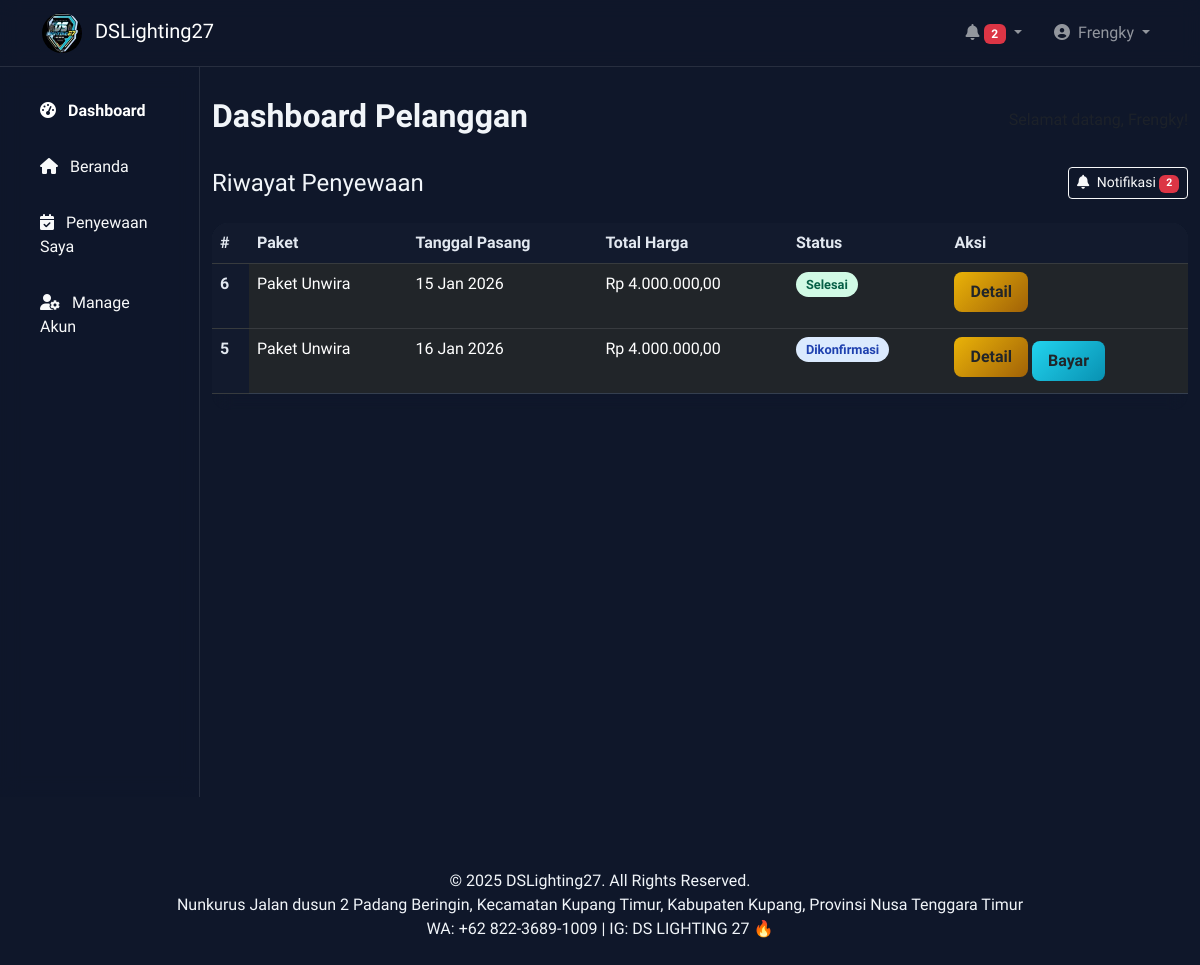
Screenshot of /dashboard/ (signed in) with the database file from the repository.
### core/models.py (models this page shows, shortened)
class Penyewaan(models.Model):
    STATUS_CHOICES = [
        ('pending', 'Pending'),
        ('confirmed', 'Dikonfirmasi'),
        ('cancelled', 'Dibatalkan'),
        ('completed', 'Selesai'),
    ]
    pelanggan = models.ForeignKey(Pelanggan, on_delete=models.CASCADE)
    paket = models.ForeignKey(Paket, on_delete=models.SET_NULL, null=True, blank=True)
    tgl_pasang = models.DateTimeField()
    tgl_kembali = models.DateTimeField()
    ongkos_kirim = models.DecimalField(max_digits=15, decimal_places=2, default=0)
    status = models.CharField(max_length=20, choices=STATUS_CHOICES, default='pending')
    catatan = models.TextField(blank=True, null=True)
    tanggal_dibuat = models.DateTimeField(auto_now_add=True)
    @property
    def total_harga(self):
        detail_total = self.detailpenyewaan_set.aggregate(
            total=Sum(models.F('jumlah') * models.F('harga_satuan'))
        )['total'] or 0
        return detail_total + self.ongkos_kirim
    class Meta:
        verbose_name = "Penyewaan"
        verbose_name_plural = "Penyewaan"
        indexes = [
            models.Index(fields=['tgl_pasang']),
            models.Index(fields=['status']),
            models.Index(fields=['pelanggan']),
            models.Index(fields=['tanggal_dibuat']),
        ]

class Paket(models.Model):
    nama = models.CharField(max_length=100)
    deskripsi = models.TextField()
    harga = models.DecimalField(max_digits=15, decimal_places=2)
    stok = models.PositiveIntegerField()
    gambar = models.ImageField(upload_to='paket_images/', blank=True, null=True)
    tanggal_dibuat = models.DateTimeField(auto_now_add=True)
    class Meta:
        verbose_name = "Paket"
        verbose_name_plural = "Paket"

### core/views.py (the view)
# urls.py: path('dashboard/', views.customer_dashboard, name='customer_dashboard'),
@login_required
def customer_dashboard(request):
    penyewaan_list = Penyewaan.objects.filter(pelanggan__user=request.user).order_by('-tanggal_dibuat')
    transaksi_dict = {}
    for penyewaan in penyewaan_list:
        try:
            transaksi = Transaksi.objects.get(penyewaan=penyewaan)
            transaksi_dict[penyewaan.id] = transaksi
        except Transaksi.DoesNotExist:
            transaksi_dict[penyewaan.id] = None
    return render(request, 'frontend/dashboard.html', {
        'penyewaan_list': penyewaan_list,
        'transaksi_dict': transaksi_dict
    })

### core/context_processors.py (called while the page is built)
def notifications_processor(request):
    unread_count = 0
    if request.user.is_authenticated:
        if request.user.is_staff:
            unread_count = Notifikasi.objects.filter(sudah_dibaca=False).count()
        else:
            unread_count = Notifikasi.objects.filter(
                user=request.user,
                sudah_dibaca=False
            ).count()
    else:
        pass
    return {
        'unread_notifications_count': unread_count
    }

### core/models.py (called while the page is built)
    @property
    def subtotal(self):
        return (self.jumlah or 0) * (self.harga_satuan or 0)

### core/templatetags/dict_extras.py (called while the page is built)
@register.filter
def get_item(dictionary, key):
    try:
        return dictionary.get(key)
    except:
        return None

### core/templates/frontend/dashboard.html (shortened to what this page needs)
{% load static %}
{% load humanize %}
{% load dict_extras %}
<!DOCTYPE html>
<html lang="id">
<head>
    <link href="https://cdn.jsdelivr.net/npm/bootstrap@5.3.0-alpha1/dist/css/bootstrap.min.css" rel="stylesheet">
    <link rel="stylesheet" href="https://cdnjs.cloudflare.com/ajax/libs/font-awesome/6.4.0/css/all.min.css">
</head>
<body>
    <nav class="navbar navbar-expand-lg navbar-dark sticky-top">
        <div class="container">
            <a class="navbar-brand" href="/">
                <img src="{% static 'images/logo.jpg' %}" alt="Logo" width="40" height="40" class="rounded-circle me-2">
                DSLighting27
            </a>
            <div class="collapse navbar-collapse" id="navbarNav">
                <ul class="navbar-nav ms-auto">
                    <li class="nav-item dropdown me-3">
                        <a class="nav-link dropdown-toggle" href="#" role="button" data-bs-toggle="dropdown">
                            <i class="fas fa-bell"></i>
                            {% if unread_notifications_count > 0 %}
                                <span class="badge bg-danger">{{ unread_notifications_count }}</span>
                            {% endif %}
                        </a>
                    </li>
                    <li class="nav-item dropdown">
                        <a class="nav-link dropdown-toggle" href="#" role="button" data-bs-toggle="dropdown">
                            <i class="fas fa-user-circle me-1"></i> {{ user.first_name|default:user.username }}
                        </a>
                    </li>
                </ul>
            </div>
        </div>
    </nav>
    <div class="container-fluid">
        <div class="row">
            <div class="col-lg-2 d-none d-lg-block sidebar p-4">
                <ul class="nav flex-column">
                    <li class="nav-item mb-3">
                        <a class="nav-link active text-white fw-bold" href="{% url 'customer_dashboard' %}">
                            <i class="fas fa-tachometer-alt me-2"></i> Dashboard
                        </a>
                    </li>
                    <li class="nav-item mb-3">
                        <a class="nav-link text-light" href="/">
                            <i class="fas fa-home me-2"></i> Beranda
                        </a>
                    </li>
                    <li class="nav-item mb-3">
                        <a class="nav-link text-light" href="#penyewaan">
                            <i class="fas fa-calendar-check me-2"></i> Penyewaan Saya
                        </a>
                    </li>
                    <li class="nav-item mb-3">
                        <a class="nav-link text-light" href="#" data-bs-toggle="modal" data-bs-target="#manageAkunModal">
                            <i class="fas fa-user-cog me-2"></i> Manage Akun
                        </a>
                    </li>
                </ul>
            </div>
            <div class="col-lg-10 col-12">
                <div class="section-padding">
                    <div class="d-flex justify-content-between align-items-center mb-4">
                        <h2 class="fw-bold">Dashboard Pelanggan</h2>
                        <p class="text-muted mb-0">Selamat datang, {{ user.first_name|default:user.username }}!</p>
                    </div>
                    <div class="mb-5" id="penyewaan">
                        <div class="d-flex justify-content-between align-items-center mb-4">
                            <h4 class="mb-0">Riwayat Penyewaan</h4>
                            <a href="#" id="toggle-notifications" class="btn btn-sm btn-outline-light">
                                <i class="fas fa-bell me-1"></i> Notifikasi
                                {% if unread_notifications_count > 0 %}
                                    <span class="badge bg-danger">{{ unread_notifications_count }}</span>
                                {% endif %}
                            </a>
                        </div>
                        {% if penyewaan_list %}
                            <div class="table-responsive">
                                <table class="table table-dark table-hover">
                                    <thead>
                                        <tr>
                                            <th scope="col">#</th>
                                            <th scope="col">Paket</th>
                                            <th scope="col">Tanggal Pasang</th>
                                            <th scope="col">Total Harga</th>
                                            <th scope="col">Status</th>
                                            <th scope="col">Aksi</th>
                                        </tr>
                                    </thead>
                                    <tbody>
                                        {% for penyewaan in penyewaan_list %}
                                        <tr>
                                            <th scope="row">{{ penyewaan.id }}</th>
                                            <td>{{ penyewaan.paket.nama }}</td>
                                            <td>{{ penyewaan.tgl_pasang|date:"d M Y" }}</td>
                                            <td>Rp {{ penyewaan.total_harga|intcomma }}</td>
                                            <td>
                                                {% if transaksi_dict|get_item:penyewaan.id %}
                                                    {% with transaksi=transaksi_dict|get_item:penyewaan.id %}
                                                        {% if penyewaan.status == 'pending' %}
                                                            {% if transaksi.status == 'paid' %}
                                                                <span class="status-badge status-menunggu-verifikasi">Menunggu Konfirmasi Admin</span>
                                                            {% elif transaksi.status == 'verified' %}
                                                                <span class="status-badge status-lunas">Pembayaran Diterima</span>
                                                            {% elif transaksi.status == 'failed' %}
                                                                <span class="status-badge status-gagal">Bukti Ditolak - Upload Ulang</span>
                                                            {% else %}
                                                                <span class="status-badge status-belum-bayar">Menunggu Pembayaran</span>
                                                            {% endif %}
                                                        {% elif penyewaan.status == 'confirmed' %}
                                                            <span class="status-badge status-dikonfirmasi">Dikonfirmasi</span>
                                                        {% elif penyewaan.status == 'cancelled' %}
                                                            <span class="status-badge status-gagal">Dibatalkan</span>
                                                        {% elif penyewaan.status == 'completed' %}
                                                            <span class="status-badge status-selesai">Selesai</span>
                                                        {% else %}
                                                            <span class="status-badge bg-secondary">{{ penyewaan.get_status_display }}</span>
                                                        {% endif %}
                                                    {% endwith %}
                                                {% else %}
                                                    <span class="status-badge status-belum-bayar">Tidak Ada Transaksi</span>
                                                {% endif %}
                                            </td>
                                            <td>
                                                <button class="btn btn-detail mb-2" data-bs-toggle="modal" data-bs-target="#detailModal{{ penyewaan.id }}">
                                                    Detail
                                                </button>
                                                {% if transaksi_dict|get_item:penyewaan.id %}
                                                    {% with transaksi=transaksi_dict|get_item:penyewaan.id %}
                                                        {% if not transaksi.bukti_bayar %}
                                                            <a href="{% url 'upload_payment' penyewaan.id %}" class="btn btn-pay">
                                                                Bayar
                                                            </a>
                                                        {% endif %}
                                                    {% endwith %}
                                                {% else %}
                                                    {% if penyewaan.status == 'pending' %}
                                                        <a href="{% url 'upload_payment' penyewaan.id %}" class="btn btn-pay">
                                                            Bayar
                                                        </a>
                                                    {% endif %}
                                                {% endif %}
                                            </td>
                                        </tr>
                                        {% endfor %}
                                    </tbody>
                                </table>
                            </div>
                        {% else %}
                            <div class="text-center py-5">
                                <i class="fas fa-calendar-times fa-3x mb-3 text-muted"></i>
                                <p class="lead">Anda belum memiliki riwayat penyewaan.</p>
                                <a href="/" class="btn btn-primary">Sewa Sekarang</a>
                            </div>
                        {% endif %}
                    </div>
                </div>
            </div>
        </div>
    </div>
    <footer class="footer py-4 mt-5">
        <div class="container">
            <div class="row">
                <div class="col-12 text-center">
                    <p class="mb-0">&copy; 2025 DSLighting27. All Rights Reserved.</p>
                    <p class="mb-0">Nunkurus Jalan dusun 2 Padang Beringin, Kecamatan Kupang Timur, Kabupaten Kupang, Provinsi Nusa Tenggara Timur</p>
                    <p class="mb-0">WA: +62 822-3689-1009 | IG: DS LIGHTING 27 🔥</p>
                </div>
            </div>
        </div>
    </footer>
</body>
</html>

### core/templates/frontend/dashboard.html (style rules this page uses)
:root { --glass-bg: rgba(30, 41, 59, 0.7); --glass-border: rgba(255, 255, 255, 0.1); --red-grad: linear-gradient(135deg, #ff416c, #ff4b2b); --cyan-grad: linear-gradient(135deg, #22d3ee, #0891b2); --gold-grad: linear-gradient(135deg, #eab308, #a16207); --dark-grad: linear-gradient(135deg, #1e293b, #0f172a); }
body { font-family: 'Josefin Sans', sans-serif; background-color: #0f172a; color: #f1f5f9; }
.navbar { background: rgba(15, 23, 42, 0.8); backdrop-filter: blur(10px); border-bottom: 1px solid var(--glass-border); }
.sidebar { background: rgba(15, 23, 42, 0.5); backdrop-filter: blur(10px); border-right: 1px solid var(--glass-border); min-height: calc(100vh - 70px); }
.status-badge { padding: 5px 10px; border-radius: 20px; font-size: 0.8rem; font-weight: 600; }
.status-dikonfirmasi { background: #dbeafe; color: #1e40af; }
.status-selesai { background: #d1fae5; color: #065f46; }
.btn-pay { background: var(--cyan-grad); border: none; border-radius: 8px; padding: 8px 16px; font-weight: 600; transition: all 0.3s ease; animation: blink-glow 3s infinite; }
.btn-detail { background: var(--gold-grad); border: none; border-radius: 8px; padding: 8px 16px; font-weight: 600; transition: all 0.3s ease; }
.section-padding { padding: 30px 0; }
.table-responsive { border-radius: 16px; overflow: hidden; backdrop-filter: blur(10px); }
.table-dark { background-color: #1e293b; }
.table-dark th { background-color: rgba(15, 23, 42, 0.8); color: #e2e8f0; }
.table-dark td { border-color: var(--glass-border); }

### rows the page displays
Penyewaan: id "6", paket.nama "Paket Unwira", tgl_pasang "15 Jan 2026", total_harga "4.000.000,00", status "Selesai"
Penyewaan: id "5", paket.nama "Paket Unwira", tgl_pasang "16 Jan 2026", total_harga "4.000.000,00", status "Dikonfirmasi", shows "Bayar"

### other values shown
{{ unread_notifications_count }} "2"
{{ user.first_name|default:user.username }} "Frengky"
